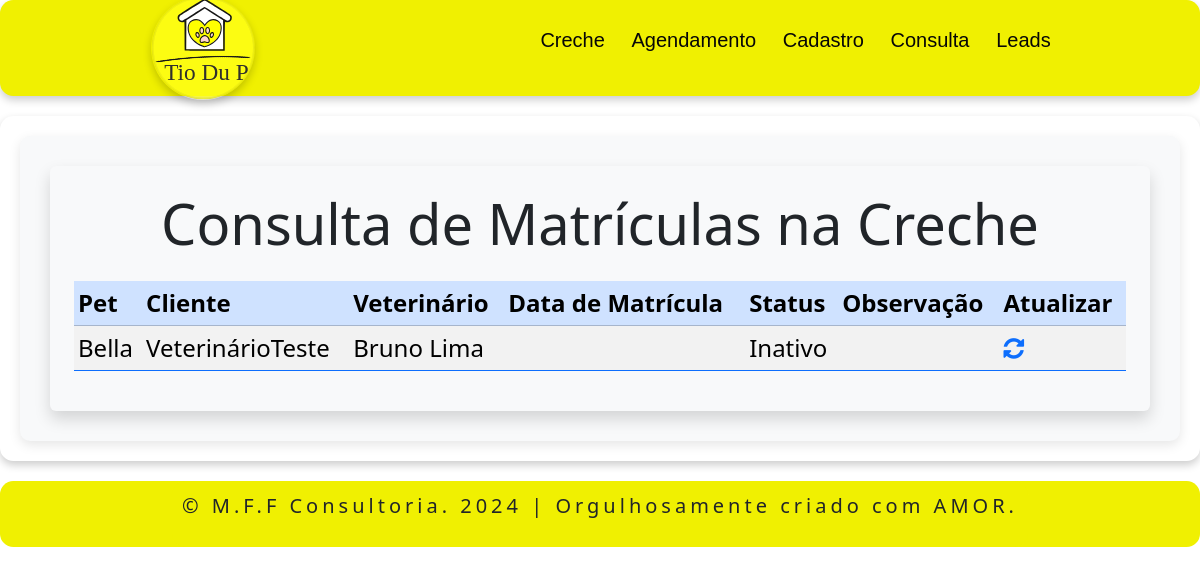
The app's page /office/matricula_listagem_creche.php, older data.
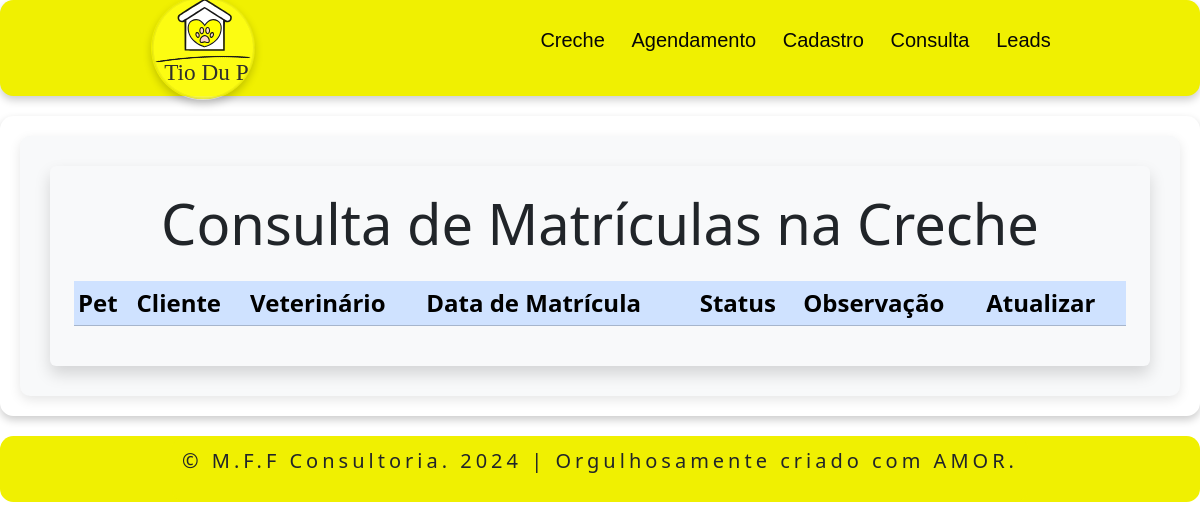
The same page, newer data.
### tables this page shows
CREATE TABLE `matricula_creche` (
  `id` int(11) NOT NULL,
  `id_servico` int(11) DEFAULT NULL,
  `id_pet` int(11) DEFAULT NULL,
  `id_veterinario` int(11) DEFAULT NULL,
  `id_cliente` int(11) DEFAULT NULL,
  `data_matricula` date DEFAULT current_timestamp(),
  `status` varchar(20) DEFAULT NULL,
  `horario_entrada` time DEFAULT NULL,
  `horario_saida` time DEFAULT NULL,
  `data_fim` date DEFAULT NULL,
  `observacao` text DEFAULT NULL
);

CREATE TABLE `pet` (
  `id` int(10) NOT NULL,
  `nome` varchar(50) NOT NULL,
  `sexo` varchar(50) NOT NULL,
  `especie` varchar(30) NOT NULL,
  `raca` varchar(50) DEFAULT NULL,
  `cor` varchar(50) DEFAULT NULL,
  `idade` int(3) DEFAULT NULL,
  `porte` varchar(20) DEFAULT NULL,
  `rga` varchar(50) DEFAULT NULL
);

CREATE TABLE `veterinario` (
  `id` int(10) NOT NULL,
  `nome` varchar(100) NOT NULL,
  `telefone` varchar(13) NOT NULL,
  `email` varchar(100) NOT NULL,
  `endereco` varchar(100) DEFAULT NULL,
  `numero` varchar(10) DEFAULT NULL,
  `complemento` varchar(20) DEFAULT NULL,
  `bairro` varchar(50) NOT NULL,
  `cep` varchar(10) NOT NULL,
  `cidade` varchar(50) NOT NULL,
  `estado` varchar(2) NOT NULL
);

CREATE TABLE `cliente` (
  `id` int(10) NOT NULL,
  `nome` varchar(100) NOT NULL,
  `cpf` varchar(14) NOT NULL,
  `telefone` varchar(13) NOT NULL,
  `email` varchar(100) NOT NULL,
  `endereco` varchar(100) DEFAULT NULL,
  `numero` varchar(10) DEFAULT NULL,
  `complemento` varchar(20) DEFAULT NULL,
  `bairro` varchar(50) NOT NULL,
  `cep` varchar(10) NOT NULL,
  `cidade` varchar(50) NOT NULL,
  `estado` varchar(2) NOT NULL
);

### office/matricula_listagem_creche.php (the view, shortened to what this page needs)
<?php
include 'header.php';
?>
<!DOCTYPE html>
<html lang="pt-br">
<head>
    <link href="https://cdn.jsdelivr.net/npm/bootstrap@5.3.3/dist/css/bootstrap.min.css" rel="stylesheet">
    <link rel="stylesheet" href="https://cdnjs.cloudflare.com/ajax/libs/font-awesome/4.7.0/css/font-awesome.min.css">
    <link rel="stylesheet" href="officestyle.css">
</head>
<body>
<?php
$servername = "localhost";
$username = "root";
$password = "";
$dbname = "db_tiodupetservice";
$conexao = new mysqli($servername, $username, $password, $dbname);
echo '
<section>
    <div class="container-centered">
        <div class="form-container">
            <div class="bg-light p-4 rounded shadow">
                <h1 class="text-center mb-4 display-4">Consulta de Matrículas na Creche</h1>
                <table class="table table-sm table-striped table-hover border-primary">
                    <thead class="table-primary">
                        <tr>
                            <th>Pet</th>
                            <th>Cliente</th>
                            <th>Veterinário</th>
                            <th>Data de Matrícula</th>
                            <th>Status</th>
                            <th>Observação</th>
                            <th>Atualizar</th>
                        </tr>
                    </thead>
                    <tbody>';
$sql = "SELECT m.id, s.servico, p.nome AS nome_pet, v.nome AS nome_veterinario, c.nome AS nome_cliente,
        m.data_matricula, m.status, m.horario_entrada, m.horario_saida, m.data_fim, m.observacao
        FROM matricula_creche m
        JOIN servico s ON m.id_servico = s.id
        JOIN pet p ON m.id_pet = p.id
        JOIN veterinario v ON m.id_veterinario = v.id
        JOIN cliente c ON m.id_cliente = c.id";
$resultado = $conexao->query($sql);
if ($resultado != null) {
    foreach ($resultado as $linha) {
        echo '<tr>';
        echo '<td>' . $linha['nome_pet'] . '</td>';
        echo '<td>' . $linha['nome_veterinario'] . '</td>';
        echo '<td>' . $linha['nome_cliente'] . '</td>';
        echo '<td>' . $linha['data_matricula'] . '</td>';
        echo '<td>' . $linha['status'] . '</td>';
        echo '<td>' . $linha['observacao'] . '</td>';
        echo '<td>
                <a href="matricula_atualizar_creche.php?id=' . $linha['id'] . '">
                    <i class="fa fa-refresh"></i>
                </a>
              </td>';
        echo '</tr>';
    }
}
echo '
                    </tbody>
                </table>
            </div>
        </div>
    </div>
</section>';
?>
</body>
<?php
include 'footer.php';
?>
</html>

Row changes from the older to the newer data that the page shows:
removed matricula_creche: id_pet.nome "Bella", id_veterinario.nome "VeterinárioTeste", id_cliente.nome "Bruno Lima", status "Inativo"
